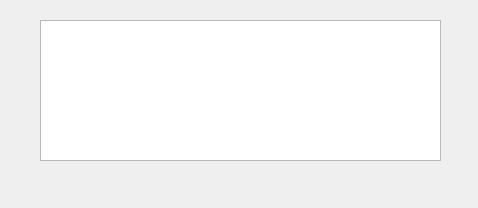
<?xml version="1.0" encoding="UTF-8"?>
<ui version="4.0">
 <class>Dialog</class>
 <widget class="QDialog" name="Dialog">
  <property name="geometry">
   <rect>
    <x>0</x>
    <y>0</y>
    <width>478</width>
    <height>208</height>
   </rect>
  </property>
  <property name="windowTitle">
   <string>Dialog</string>
  </property>
  <widget class="QTextBrowser" name="textBrowser">
   <property name="geometry">
    <rect>
     <x>40</x>
     <y>20</y>
     <width>401</width>
     <height>141</height>
    </rect>
   </property>
   <property name="documentTitle">
    <string>Dialog_Window</string>
   </property>
   <property name="html">
    <string>&lt;!DOCTYPE HTML PUBLIC &quot;-//W3C//DTD HTML 4.0//EN&quot; &quot;http://www.w3.org/TR/REC-html40/strict.dtd&quot;&gt;
&lt;html&gt;&lt;head&gt;&lt;meta name=&quot;qrichtext&quot; content=&quot;1&quot; /&gt;&lt;title&gt;Dialog_Window&lt;/title&gt;&lt;style type=&quot;text/css&quot;&gt;
p, li { white-space: pre-wrap; }
&lt;/style&gt;&lt;/head&gt;&lt;body style=&quot; font-family:'MS Shell Dlg 2'; font-size:7.8pt; font-weight:400; font-style:normal;&quot;&gt;
&lt;p style=&quot;-qt-paragraph-type:empty; margin-top:0px; margin-bottom:0px; margin-left:0px; margin-right:0px; -qt-block-indent:0; text-indent:0px;&quot;&gt;&lt;br /&gt;&lt;/p&gt;&lt;/body&gt;&lt;/html&gt;</string>
   </property>
  </widget>
 </widget>
 <resources/>
 <connections/>
</ui>
